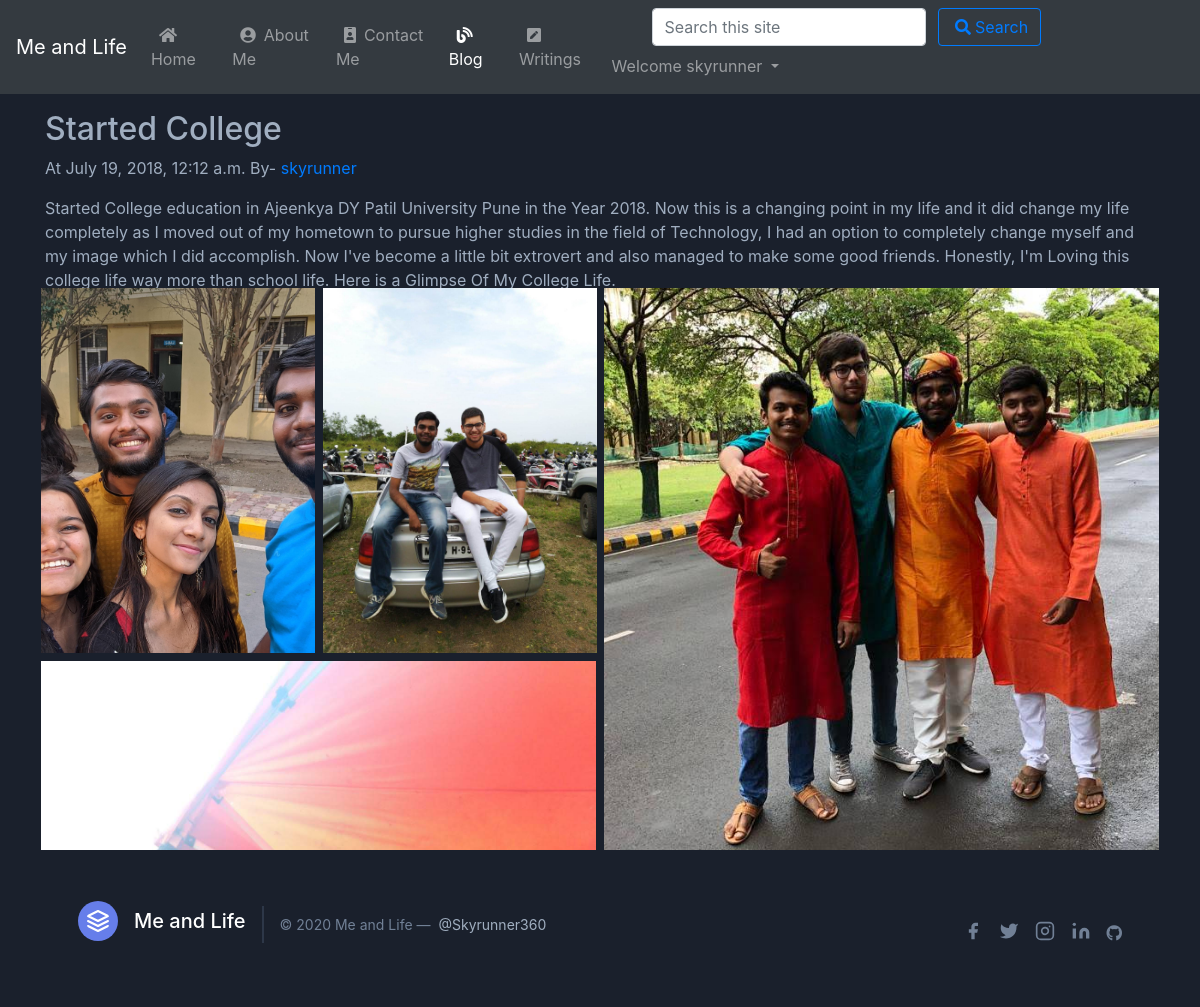
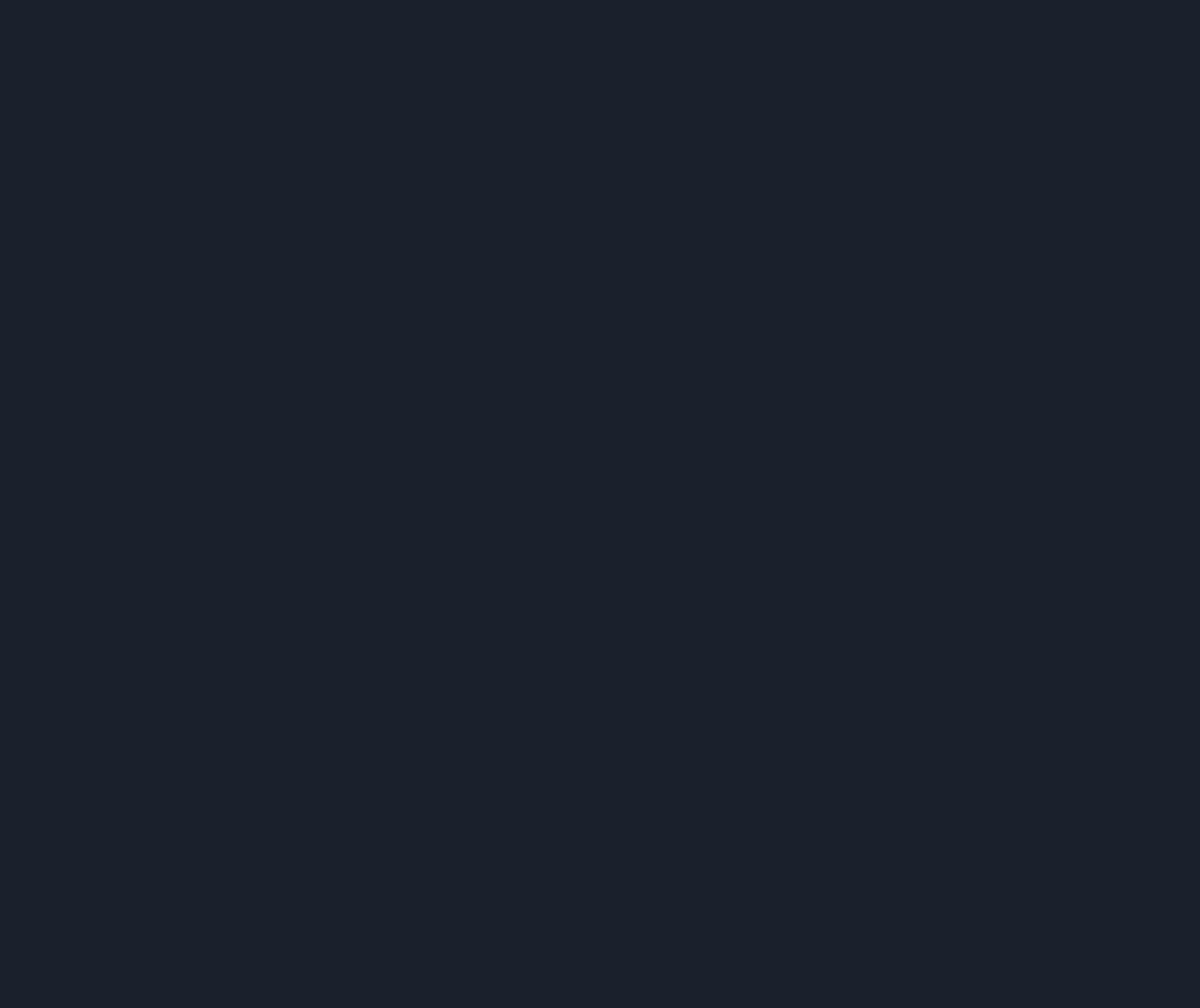
The app's page /blog/started-college (signed in) with its own data (2 pictures, top to bottom).
### blog/models.py (models this page shows, shortened)
class Post(models.Model):
    sno= models.AutoField(primary_key=True)
    title = models.CharField(max_length=200)
    content = models.TextField()
    views = models.IntegerField(default=0)
    category = models.CharField(max_length=13)
    author = models.CharField(max_length=100)
    slug = models.CharField(max_length=150,default=" ")
    timeStamp = models.DateTimeField(blank=True)
    img = models.ImageField(upload_to="blog/", blank=True)
    img2 = models.ImageField(upload_to="blog/", blank=True)
    img3 = models.ImageField(upload_to="blog/", blank=True)
    img4 = models.ImageField(upload_to="blog/", blank=True)
    img5 = models.ImageField(upload_to="blog/", blank=True)
    img6 = models.ImageField(upload_to="blog/", blank=True)

### blog/views.py (the view)
# urls.py: path('<str:slug>', views.blogPost, name="blogPost"),
def blogPost(request,slug):
    post = Post.objects.filter(slug=slug).first()
    tech = Tech.objects.filter(slug=slug).first()
    if post is None:
        tech.views = tech.views+1
        tech.save()
    else:
        post.views = post.views+1
        post.save()
    pcomments = BlogComment.objects.filter(post=post,parent=None)
    preplies = BlogComment.objects.filter(post=post).exclude(parent=None)
    preplyDict = {}
    for reply in preplies:
        if reply.parent.sno not in preplyDict.keys():
            preplyDict[reply.parent.sno] = [reply]
        else:
            preplyDict[reply.parent.sno].append(reply)
    tcomments = BlogComment.objects.filter(tech=tech,parent=None)
    treplies = BlogComment.objects.filter(tech=tech).exclude(parent=None)
    treplyDict = {}
    for reply in treplies:
        if reply.parent.sno not in treplyDict.keys():
            treplyDict[reply.parent.sno] = [reply]
        else:
            treplyDict[reply.parent.sno].append(reply)
    context = {'post': post,'tech': tech,'pcomments':pcomments,'tcomments':tcomments,'preplyDict':preplyDict,'treplyDict':treplyDict}
    return render(request,'blog/blogPost.html',context)

### templates/blog/blogPost.html (shortened to what this page needs)
{% extends 'base.html' %}
{% block blogactive %}active
{% endblock blogactive %}
{% block body %}
{% load humanize %}
{% load extras %}
{% if post %}
<div class="text-gray-500 bg-gray-900 body-font pad">
<div class="blog-post container py-3">
<h2 class="blog-post-title" data-aos="fade-up"  data-aos-duration="3000">{{post.title}}</h2>
<p class="blog-post-meta">At {{post.timeStamp}} By- <a href="/about">{{post.author}}</a></p>
<div class="text-gray-500" data-aos="fade-down"  data-aos-duration="3000">{{post.content|wordwrap:100|safe}}</div>
 <div class="flex flex-wrap md:-m-2 -m-1">
      <div class="flex flex-wrap w-1/2">
        {% if post.img %}
        <div class="md:p-2 p-1 w-1/2">
          <img alt="gallery" data-aos="flip-left"  data-aos-duration="3000" class="w-full object-cover h-full object-center block" src="{{post.img.url}}">
        </div>{% endif %}
        {% if post.img2 %}
        <div class="md:p-2 p-1 w-1/2">
          <img alt="gallery" data-aos="flip-right"  data-aos-duration="3000" class="w-full object-cover h-full object-center block" src="{{post.img2.url}}">
        </div>{% endif %}
        {% if post.img3 %}
        <div class="md:p-2 p-1 w-full">
        </div>{% endif %}
      </div>
      {% if post.img4 %}
      <div class="flex flex-wrap w-1/2">
        <div class="md:p-2 p-1 w-full">
          <img alt="gallery" data-aos="flip-right"  data-aos-duration="3000" class="w-full h-full object-cover object-center block" src="{{post.img4.url}}">
        </div>{% endif %}
        {% if post.img5 %}
        <div class="md:p-2 p-1 w-1/2">
        </div>{% endif %}
        {% if post.img6 %}
        <div class="md:p-2 p-1 w-1/2">
        </div>{% endif %}
      </div>
    </div>
    <div class="container">
    <div class="fb-like my-2 text-gray-500 bg-gray-900 body-font" data-href="http://skyrunner360.pythonanywhere.com" data-width="" data-layout="standard" data-action="like" data-size="small" data-share="true"></div><br>
    <h2>Comments ({{pcomments.count}})</h2>
    {% if user.is_authenticated %}
    <form action="/blog/postComment" method="post">{% csrf_token %}
  <div class="form-group">
    <label for="exampleInputEmail1">Post Comment</label>
  </div>
  <button type="submit" class="btn btn-secondary" value="submit">Comment</button>
</form>
    {% else %}
    <p>Please Login to Post Comment</p>
    {% endif %}
</div>
</div>
{% endif %}
{% endblock body %}

### templates/base.html (shortened to what this page needs)
<!doctype html>
<html lang="en">
<head>
    <link rel="stylesheet" href="https://pro.fontawesome.com/releases/v5.10.0/css/all.css" />
    <link href="https://unpkg.com/tailwindcss@^1.0/dist/tailwind.min.css" rel="stylesheet">
    <link href="https://unpkg.com/aos@2.3.1/dist/aos.css" rel="stylesheet">
    <link rel="stylesheet" href="https://maxcdn.bootstrapcdn.com/bootstrap/4.0.0/css/bootstrap.min.css">
</head>
<body>
    <nav class="navbar navbar-expand-lg sticky-top navbar-dark bg-dark">
        <a class="navbar-brand" href="/">Me and Life</a>
        <div class="collapse navbar-collapse" id="navbarSupportedContent">
            <ul class="navbar-nav mr-auto">
                <li class="nav-item {% block homeactive %}{% endblock homeactive %}">
                    <a class="nav-link" href="/"><i class="fas fa-home mx-2"></i>Home <span class="sr-only">(current)</span></a>
                </li>
                <li class="nav-item {% block aboutactive %}{% endblock aboutactive %}">
                    <a class="nav-link" href="/about"><i class="fas fa-user-circle mx-2"></i>About Me</a>
                </li>
                <li class="nav-item {% block contactactive %}
                 {% endblock contactactive %}">
                    <a class="nav-link" href="/contact"><i class="fas fa-id-badge mx-2"></i>Contact Me</a>
                </li>
                <li class="nav-item {% block blogactive %}
                 {% endblock blogactive %}">
                    <a class="nav-link" href="/blog"><i class="fas fa-blog mx-2"></i>Blog</a>
                </li>
                <li class="nav-item {% block writingactive %}
                 {% endblock writingactive %}">
                    <a class="nav-link" href="/writings"><i class="fas fa-pen-square mx-2"></i>Writings</a>
                </li>
            </ul>
            <div class="ml-auto form-inline">
            <form method="get" action="/search" class="my-2 my-lg-0 mx-5">
                <input class="form-control mr-sm-2" type="search" placeholder="Search this site" aria-label="Search" name="query" id="query">
                <button class="btn btn-outline-primary my-2 my-sm-0" type="submit"><i
            class="fas fa-search mx-1"></i>Search</button>
            </form>
            {% if user.is_authenticated %}
            <ul class="navbar-nav mr-2">
             <li class="nav-item dropdown">
        <a class="nav-link dropdown-toggle" href="#" id="navbarDropdown" role="button" data-toggle="dropdown" aria-haspopup="true" aria-expanded="false">
          Welcome {{request.user}}
        </a>
        </ul>
        {% endif %}
        </div>
        </div>
    </nav>
    <div class="text-gray-500 bg-gray-900 body-font pad">
        {% block body %} {% endblock body %}
    </div>
    <footer class="footer text-gray-500 bg-gray-900 body-font">
        <div class="container px-5 py-8 mx-auto flex items-center sm:flex-row flex-col">
            <a class="flex title-font font-medium items-center md:justify-start justify-center text-white" href="/" style="text-decoration: none;">
                <svg xmlns="http://www.w3.org/2000/svg" fill="none" stroke="currentColor" stroke-linecap="round" stroke-linejoin="round" stroke-width="2" class="w-10 h-10 text-white p-2 bg-indigo-500 rounded-full" viewBox="0 0 24 24">
          <path d="M12 2L2 7l10 5 10-5-10-5zM2 17l10 5 10-5M2 12l10 5 10-5"></path>
        </svg>
                <span class="ml-3 text-xl">Me and Life</span>
            </a>
            <p class="text-sm text-gray-600 sm:ml-4 sm:pl-4 sm:border-l-2 sm:border-gray-800 sm:py-2 sm:mt-0 mt-4">© 2020 Me and Life —
                <a href="https://twitter.com/Skyrunner360" class="text-gray-500 ml-1" target="_blank" rel="noopener noreferrer" style="text-decoration: none;">@Skyrunner360</a>
            </p>
            <span class="inline-flex sm:ml-auto sm:mt-0 mt-4 justify-center sm:justify-start">
        <a class="text-gray-600" href="https://www.facebook.com/rishi.mathur.739/" style="text-decoration: none;">
          <svg fill="currentColor" stroke-linecap="round" stroke-linejoin="round" stroke-width="2" class="w-5 h-5"
            viewBox="0 0 24 24">
            <path d="M18 2h-3a5 5 0 00-5 5v3H7v4h3v8h4v-8h3l1-4h-4V7a1 1 0 011-1h3z"></path>
          </svg>
        </a>
        <a class="ml-3 text-gray-600" href="https://twitter.com/Skyrunner360" style="text-decoration: none;">
          <svg fill="currentColor" stroke-linecap="round" stroke-linejoin="round" stroke-width="2" class="w-5 h-5"
            viewBox="0 0 24 24">
            <path
              d="M23 3a10.9 10.9 0 01-3.14 1.53 4.48 4.48 0 00-7.86 3v1A10.66 10.66 0 013 4s-4 9 5 13a11.64 11.64 0 01-7 2c9 5 20 0 20-11.5a4.5 4.5 0 00-.08-.83A7.72 7.72 0 0023 3z">
            </path>
          </svg>
        </a>
        <a class="ml-3 text-gray-600" href="https://www.instagram.com/skyrunner360/" style="text-decoration: none;">
          <svg fill="none" stroke="currentColor" stroke-linecap="round" stroke-linejoin="round" stroke-width="2"
            class="w-5 h-5" viewBox="0 0 24 24">
            <rect width="20" height="20" x="2" y="2" rx="5" ry="5"></rect>
            <path d="M16 11.37A4 4 0 1112.63 8 4 4 0 0116 11.37zm1.5-4.87h.01"></path>
          </svg>
        </a>
        <a class="ml-3 text-gray-600" href="https://www.linkedin.com/in/rishi-mathur-334874174/"
          style="text-decoration: none;">
          <svg fill="currentColor" stroke="currentColor" stroke-linecap="round" stroke-linejoin="round" stroke-width="0"
            class="w-5 h-5" viewBox="0 0 24 24">
            <path stroke="none"
              d="M16 8a6 6 0 016 6v7h-4v-7a2 2 0 00-2-2 2 2 0 00-2 2v7h-4v-7a6 6 0 016-6zM2 9h4v12H2z"></path>
            <circle cx="4" cy="4" r="2" stroke="none"></circle>
          </svg>
        </a>
        <a class="ml-3 text-gray-600" href="https://github.com/skyrunner360">
          <i class="fab fa-github"></i>
        </a>
      </span>
        </div>
    </footer>
</body>
</html>

### records on screen
Post: title "Started College", timeStamp "July 19, 2018, 12:12 a.m.", author "skyrunner", content "Started College education in Ajeenkya DY Patil University Pune in the Year 2018. Now this is a changing point in my life and it did change my life completely as I moved out of my hometown to pursue higher studies in the field of Technology, I had an option to completely change myself and my image which I did accomplish. Now I've become a little bit extrovert and also managed to make some good friends. Honestly, I'm Loving this college life way more than school life. Here is a Glimpse Of My College Life.", img (picture), img2 (picture), img4 (picture)

### other values on screen
{{ request.user }} "skyrunner"
